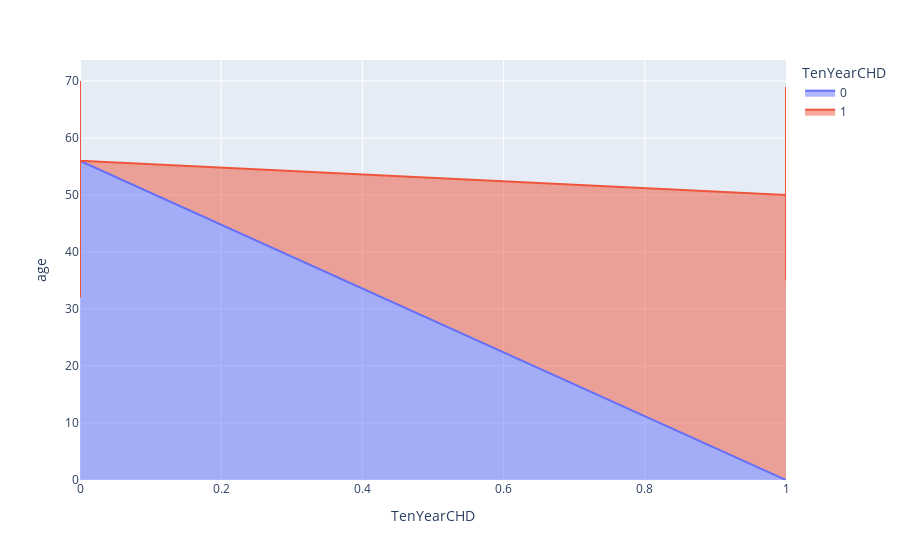

Notebook code for this chart:
### Code cell
fig = px.area(dataframe , x='TenYearCHD' , y='age' , color ='TenYearCHD')
fig.show()

### Figure 1 — Plotly figure (JSON) as saved in the notebook; plotly's stock layout.template omitted (floating-point values rounded to 4 significant figures; data arrays with more than 128 entries replaced by an {"elided": "..."} marker saying what was removed)
{"data": [{"fillpattern": {"shape": ""}, "hovertemplate": "TenYearCHD=%{x}<br>age=%{y}<extra></extra>", "legendgroup": "0", "line": {"color": "#636efa"}, "marker": {"symbol": "circle"}, "mode": "lines", "name": "0", "orientation": "v", "showlegend": true, "stackgroup": "1", "type": "scatter", "x": {"elided": "3715 int values"}, "xaxis": "x", "y": {"elided": "3715 int values"}, "yaxis": "y"}, {"fillpattern": {"shape": ""}, "hovertemplate": "TenYearCHD=%{x}<br>age=%{y}<extra></extra>", "legendgroup": "1", "line": {"color": "#EF553B"}, "marker": {"symbol": "circle"}, "mode": "lines", "name": "1", "orientation": "v", "showlegend": true, "stackgroup": "1", "type": "scatter", "x": {"elided": "504 int values"}, "xaxis": "x", "y": {"elided": "504 int values"}, "yaxis": "y"}], "layout": {"autosize": true, "legend": {"title": {"text": "TenYearCHD"}, "tracegroupgap": 0}, "margin": {"t": 60}, "xaxis": {"anchor": "y", "autorange": true, "categoryarray": [0, 1], "categoryorder": "array", "domain": [0, 1], "range": [0, 1], "title": {"text": "TenYearCHD"}, "type": "linear"}, "yaxis": {"anchor": "x", "autorange": true, "domain": [0, 1], "range": [0, 73.68], "title": {"text": "age"}, "type": "linear"}}}
